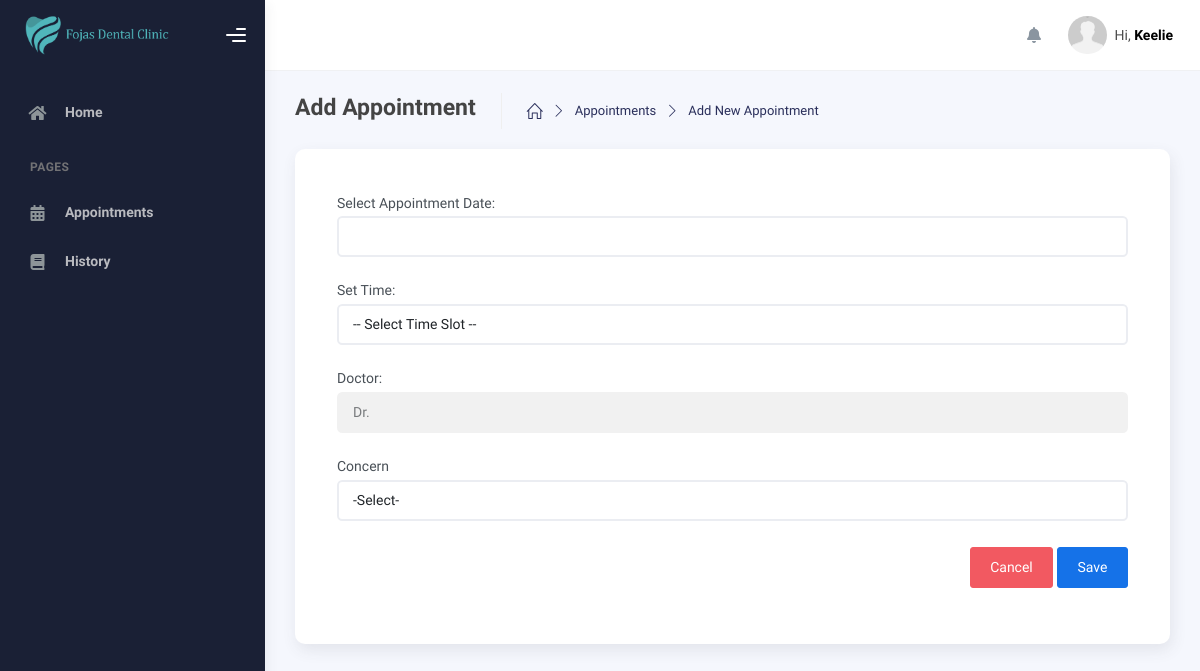
Page /modules/patients/select-dentist.php?user_id=20259473 (signed in) on the earlier database version.
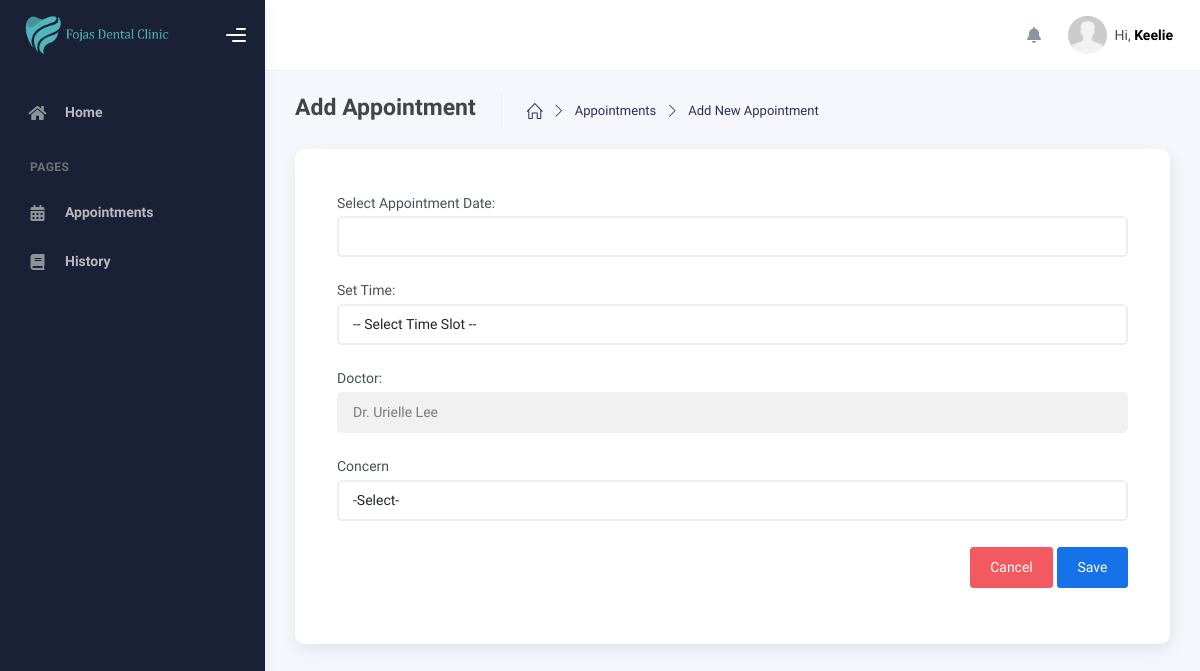
Same page on the later database version.
### tables this page shows
CREATE TABLE `schedule` (
  `id` int(11) NOT NULL,
  `user_id` int(255) NOT NULL,
  `day` varchar(150) NOT NULL,
  `start_time` varchar(100) NOT NULL,
  `end_time` varchar(100) NOT NULL,
  `date_created` date NOT NULL,
  `date_updated` date NOT NULL
);

CREATE TABLE `users` (
  `id` int(11) NOT NULL,
  `user_id` int(100) NOT NULL,
  `role_id` int(11) NOT NULL,
  `first_name` varchar(250) NOT NULL,
  `middle_name` varchar(255) NOT NULL,
  `last_name` varchar(255) NOT NULL,
  `mobile_number` varchar(255) NOT NULL,
  `email` varchar(255) DEFAULT NULL,
  `password` varchar(255) NOT NULL,
  `date_of_birth` date NOT NULL,
  `date_created` date NOT NULL,
  `date_updated` date NOT NULL,
  `token` varchar(255) DEFAULT NULL,
  `address` varchar(255) DEFAULT NULL,
  `otp` varchar(100) DEFAULT NULL
);

### modules/patients/select-dentist.php (the view, shortened to what this page needs)
<?php
include_once($_SERVER['DOCUMENT_ROOT'] . '/dental_appointment/includes/header.php');
include_once($_SERVER['DOCUMENT_ROOT'] . '/dental_appointment/modules/queries/notification.php');
?>
    <div class="wrapper">
      <?php include '../../includes/sidebar.php'; ?>
      <div class="main-panel">
        <?php include '../../includes/topbar.php'; ?>
        <div class="container">
          <div class="page-inner">
            <div class="page-header">
            <span class="d-flex justify-content-between align-items-center w-100">
                    <span class="d-flex">
                        <h4 class="page-title">Add Appointment</h4>
                        <ul class="breadcrumbs d-flex justify-items-center align-items-center">
                            <li class="nav-home">
                            <a href="dashboard.php">
                                <i class="icon-home"></i>
                            </a>
                            </li>
                            <li class="separator">
                            <i class="icon-arrow-right"></i>
                            </li>
                            <li class="nav-item">
                            <a href="appointments.php">Appointments</a>
                            </li>
                            <li class="separator">
                            <i class="icon-arrow-right"></i>
                            </li>
                            <li class="nav-item">
                            <a href="#">Add New Appointment</a>
                            </li>
                        </ul>
                    </span>
                </span>
            </div>
            <div class="page-category">
                <div class="card p-5">
                    <?php
                    if(isset($_GET['user_id'])){
                        $user_id = $_GET['user_id'];
                        $query_dentist = "SELECT users.user_id AS user_id, users.first_name AS first_name, users.middle_name AS middle_name, users.last_name AS last_name, users.mobile_number AS mobile_number, users.email AS email, schedule.user_id AS schedule_user_id, schedule.day AS day , schedule.start_time AS start_time , schedule.end_time AS end_time
                        FROM
                        users
                        LEFT JOIN schedule
                        ON users.user_id = schedule.user_id
                        WHERE users.role_id = '3' AND users.user_id =  '$user_id'";
                        $run_dentist = mysqli_query($conn,$query_dentist);
                        $row_dentist = mysqli_fetch_assoc($run_dentist);
                        ?>
                            <form action="" method="POST">
                                <label>Select Appointment Date:</label>
                                <input type="text" class="appointment_date form-control mb-4" name="appointment_date">
                                <label for="">Set Time:</label>
                                <select name="appointment_time" class="form-control mb-4" required>
                                    <option value="">-- Select Time Slot --</option>
                                </select>
                                <label for="">Doctor:</label>
                                <input type="text" name="dentist" class="form-control mb-4" value="<?= 'Dr. ' . $row_dentist['first_name']. " " . $row_dentist['last_name']?> " readonly>
                                <label for="">Concern</label>
                                <select name="concern" id="" class="form-control">
                                    <option value="">-Select-</option>
                                </select>
                                <br>
                                <div class="text-end w-100">
                                    <a href="appointments.php" class="btn btn-danger">Cancel</a>
                                    <input type="submit" class="btn btn-primary" name="save" value="Save">
                                </div>
                            </form>
                        <?php
                    }
                    ?>
                </div>
            </div>
          </div>
        </div>
      </div>
    </div>
<?php
  include_once($_SERVER['DOCUMENT_ROOT'] . '/dental_appointment/includes/scripts.php');
?>
</body>
</html>

Differences in the rows shown:
added schedule: dentist "Dr. Urielle Lee"
Other differences:
form field dentist: "Dr." → (not shown)
